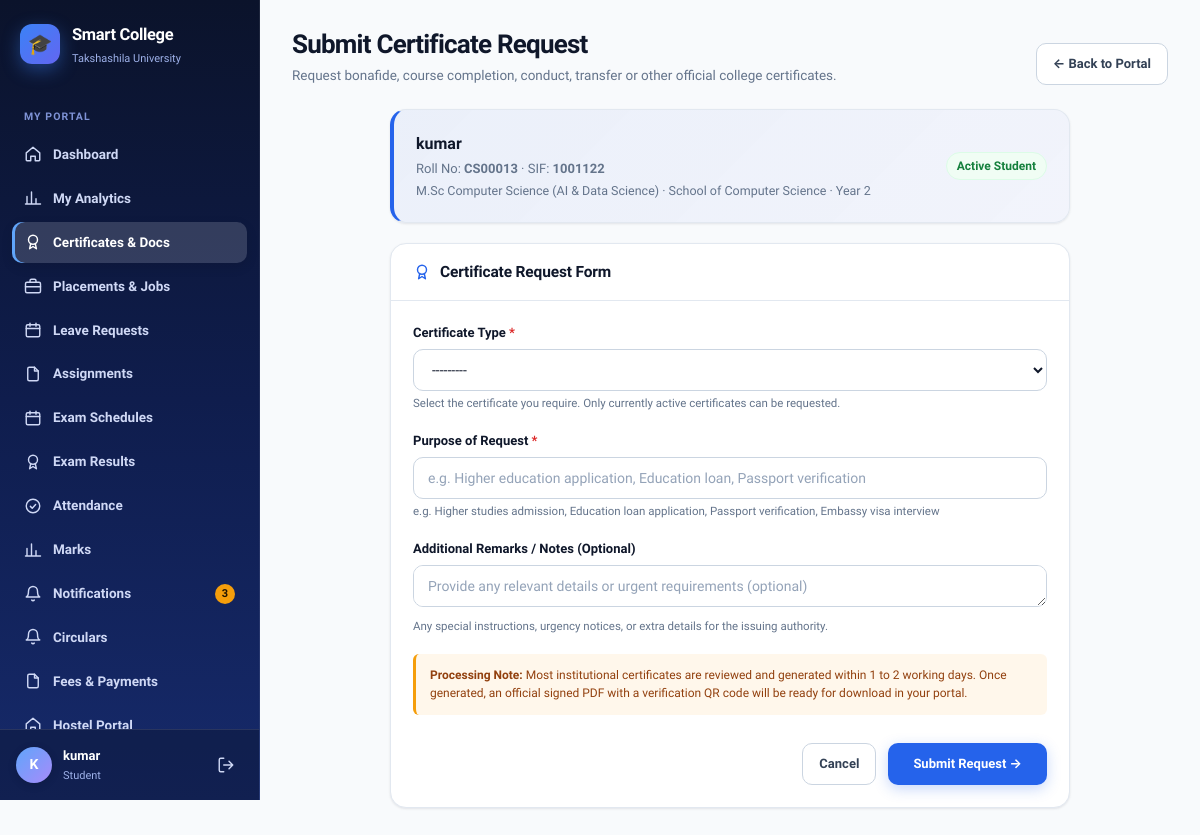
Screenshot of /certificates/request/ (signed in) with the database file from the repository.
### students/models.py (models this page shows, shortened)
class Student(models.Model):
    user = models.OneToOneField(
        User,
        on_delete=models.CASCADE,
        null=True,
        blank=True
    )
    name = models.CharField(max_length=100)
    roll_no = models.CharField(max_length=20, unique=True)
    sif_number = models.CharField(
        max_length=30,
        unique=True,
        null=True,
        blank=True,
        help_text="7-digit unique University SIF number (auto-generated if left blank)"
    )
    email = models.EmailField()
    department = models.ForeignKey(
        Department,
        on_delete=models.CASCADE
    )
    course = models.ForeignKey(
        Course,
        on_delete=models.SET_NULL,
        null=True,
        blank=True
    )
    year = models.IntegerField()
    is_approved = models.BooleanField(default=True)
    parent_name = models.CharField(max_length=100, blank=True)
    parent_phone = models.CharField(max_length=20, blank=True)
    phone = models.CharField(max_length=20, blank=True)
    admission_date = models.DateField(default=timezone.now)
    is_active = models.BooleanField(default=True)

class Course(models.Model):
    name = models.CharField(max_length=100)
    department = models.ForeignKey(
        Department,
        on_delete=models.CASCADE,
        related_name="courses"
    )

class Department(models.Model):
    name = models.CharField(max_length=100)

### certificates/views.py (the view)
# urls.py: path("request/", views.certificate_request_create, name="certificate_request_create"),
@login_required(login_url="/accounts/login/")
def certificate_request_create(request):
    ctx_role = get_user_role(request.user)
    student = ctx_role["student"]
    if not student:
        messages.error(request, "Only enrolled students can request certificates.")
        return redirect("certificates_admin_dashboard" if ctx_role["is_officer"] else "/accounts/login/")
    if request.method == "POST":
        form = CertificateRequestForm(request.POST, student=student)
        if form.is_valid():
            req_obj = form.save(commit=False)
            req_obj.student = student
            req_obj.request_id = CertificateRequest.generate_next_request_id()
            req_obj.status = CertificateRequest.STATUS_PENDING
            req_obj.save()
            messages.success(request, f"Certificate request {req_obj.request_id} has been submitted!")
            notify_user(
                request.user,
                title=f"Certificate Requested: {req_obj.request_id}",
                message=f"Request for {req_obj.certificate_type.name} submitted successfully.",
                link=f"/certificates/detail/{req_obj.pk}/",
            )
            return redirect("certificates_student_portal")
    else:
        initial_type = request.GET.get("type")
        initial = {}
        if initial_type:
            ct = CertificateType.objects.filter(code=initial_type, is_active=True).first()
            if ct:
                initial["certificate_type"] = ct
        form = CertificateRequestForm(initial=initial, student=student)
    return render(request, "certificates/request_form.html", {"form": form, "student": student})

### certificates/forms.py (shortened to what this page needs)
class CertificateRequestForm(forms.ModelForm):
    class Meta:
        model = CertificateRequest
        fields = ["certificate_type", "purpose", "additional_remarks"]
        widgets = {
            "certificate_type": forms.Select(attrs={"class": "select", "id": "id_certificate_type"}),
            "purpose": forms.TextInput(attrs={
                "class": "input",
                "placeholder": "e.g. Higher education application, Education loan, Passport verification",
                "required": True,
            }),
            "additional_remarks": forms.Textarea(attrs={
                "class": "input",
                "rows": 3,
                "placeholder": "Provide any relevant details or urgent requirements (optional)",
            }),
        }
    def __init__(self, *args, **kwargs):
        self.student = kwargs.pop("student", None)
        super().__init__(*args, **kwargs)
        self.fields["certificate_type"].queryset = CertificateType.objects.filter(is_active=True).order_by("name")

### accounts/context_processors.py (called while the page is built)
def _has_faculty(user):
    if not user or not user.is_authenticated:
        return False
    if Student.objects.filter(user=user).exists():
        return False
    return (
        Faculty.objects.filter(user=user).exists()
        or (bool(user.email) and Faculty.objects.filter(email=user.email).exists())
    )

### certificates/models.py (called while the page is built)
    def __str__(self):
        return self.name

### certificates/services.py (called while the page is built)
def get_user_role(user):
    student = Student.objects.filter(user=user).select_related("course", "department").first()
    faculty = Faculty.objects.filter(user=user).first() or Faculty.objects.filter(email=user.email).first()
    is_admin = bool(user and (user.is_superuser or user.is_staff))
    if is_admin:
        role = "admin"
    elif student:
        role = "student"
    elif faculty:
        role = "faculty"
    else:
        role = "guest"
    return {
        "role": role,
        "student": student,
        "faculty": faculty,
        "is_admin": is_admin,
        "is_officer": is_admin,
    }

### certificates/templates/certificates/request_form.html (shortened to what this page needs)
{% extends "base.html" %}
{% block page_title %}Submit Certificate Request{% endblock %}
{% block page_sub %}Request bonafide, course completion, conduct, transfer or other official college certificates.{% endblock %}
{% block page_actions %}
    <a href="{% url 'certificates_student_portal' %}" class="btn btn-ghost">
        ← Back to Portal
    </a>
{% endblock %}
{% block content %}
<div style="max-width: 680px; margin: 0 auto;">
    <div class="card" style="margin-bottom: 20px; background: linear-gradient(135deg, rgba(29, 78, 216, 0.06) 0%, rgba(99, 102, 241, 0.04) 100%); border-left: 4px solid var(--brand);">
        <div class="card-body" style="display: flex; justify-content: space-between; align-items: center; flex-wrap: wrap; gap: 14px;">
            <div>
                <div style="font-weight: 800; font-size: 16px; color: var(--text);">{{ student.name }}</div>
                <div class="muted" style="font-size: 13px; margin-top: 2px;">
                    Roll No: <strong>{{ student.roll_no }}</strong> · SIF: <strong>{{ student.sif_number|default:"N/A" }}</strong>
                </div>
                <div class="muted" style="font-size: 12.5px; margin-top: 2px;">
                    {{ student.course.name|default:"General Degree" }} · {{ student.department.name }} · Year {{ student.year }}
                </div>
            </div>
            <div>
                <span class="badge green" style="font-size: 12px;">Active Student</span>
            </div>
        </div>
    </div>
    <div class="card">
        <div class="card-head">
            <div class="card-title">
                <svg class="icon"><use href="#i-award"/></svg>
                <span>Certificate Request Form</span>
            </div>
        </div>
        <div class="card-body">
            <form method="POST">
                <div style="display: flex; flex-direction: column; gap: 18px;">
                    <div>
                        <label for="{{ form.certificate_type.id_for_label }}" style="font-weight: 700; font-size: 13px; margin-bottom: 6px; display: block;">
                            Certificate Type <span style="color: var(--danger);">*</span>
                        </label>
                        {{ form.certificate_type }}
                        <div class="muted" style="font-size: 11.5px; margin-top: 4px;">
                            Select the certificate you require. Only currently active certificates can be requested.
                        </div>
                    </div>
                    <div>
                        <label for="{{ form.purpose.id_for_label }}" style="font-weight: 700; font-size: 13px; margin-bottom: 6px; display: block;">
                            Purpose of Request <span style="color: var(--danger);">*</span>
                        </label>
                        {{ form.purpose }}
                        <div class="muted" style="font-size: 11.5px; margin-top: 4px;">
                            e.g. Higher studies admission, Education loan application, Passport verification, Embassy visa interview
                        </div>
                    </div>
                    <div>
                        <label for="{{ form.additional_remarks.id_for_label }}" style="font-weight: 700; font-size: 13px; margin-bottom: 6px; display: block;">
                            Additional Remarks / Notes (Optional)
                        </label>
                        {{ form.additional_remarks }}
                        <div class="muted" style="font-size: 11.5px; margin-top: 4px;">
                            Any special instructions, urgency notices, or extra details for the issuing authority.
                        </div>
                    </div>
                    <div style="background: rgba(245, 158, 11, 0.08); border-left: 3px solid #f59e0b; padding: 12px 14px; border-radius: 6px; font-size: 12px; color: #92400e;">
                        <strong>Processing Note:</strong> Most institutional certificates are reviewed and generated within 1 to 2 working days. Once generated, an official signed PDF with a verification QR code will be ready for download in your portal.
                    </div>
                    <div style="display: flex; justify-content: flex-end; gap: 12px; margin-top: 10px;">
                        <a href="{% url 'certificates_student_portal' %}" class="btn btn-ghost">Cancel</a>
                        <button type="submit" class="btn btn-primary" style="padding: 10px 24px; font-weight: 700;">
                            Submit Request →
                        </button>
                    </div>
                </div>
            </form>
        </div>
    </div>
</div>
{% endblock %}

### templates/base.html (shortened to what this page needs)
{% load static %}<!DOCTYPE html>
<html lang="en">
<head>
    <link rel="stylesheet" href="{% static 'css/theme.css' %}">
</head>
<body>
<div class="app">
    <aside class="sidebar" id="sidebar">
        <a class="brand" href="{{ nav_home }}">
            <span class="brand-mark">🎓</span>
            <span>
                <div class="brand-name">Smart College</div>
                <div class="brand-sub">Takshashila University</div>
            </span>
        </a>
        <nav class="nav">
            {% for group in nav_groups %}
                {% if group.label %}<div class="nav-label">{{ group.label }}</div>{% endif %}
                {% for item in group.items %}
                    <a class="nav-link {% if item.active %}active{% endif %}" href="{{ item.url }}">
                        <svg class="icon"><use href="#i-{{ item.icon }}"/></svg>
                        <span>{{ item.label }}</span>
                        {% if item.badge %}<span class="nav-badge">{{ item.badge }}</span>{% endif %}
                    </a>
                {% endfor %}
            {% endfor %}
        </nav>
        <div class="sidebar-foot">
            <div class="avatar">{{ nav_initial }}</div>
            <div class="who">
                <div class="who-name">{{ nav_display }}</div>
                <div class="who-role">{{ nav_role_label }}</div>
            </div>
            <a class="logout" href="/accounts/logout/" title="Log out"><svg class="icon"><use href="#i-logout"/></svg></a>
        </div>
    </aside>
    <div class="main">
        <main class="page">
            <div class="page-head">
                <div>
                    <h1 class="page-title">{% block page_title %}{% endblock %}</h1>
                    <div class="page-sub">{% block page_sub %}{% endblock %}</div>
                </div>
                <div class="head-actions">{% block page_actions %}{% endblock %}</div>
            </div>
            {% block content %}{% endblock %}
        </main>
    </div>
</div>
</body>
</html>

### rows the page displays
Student: name "kumar", roll_no "CS00013", sif_number "1001122", course.name "M.Sc Computer Science (AI & Data Science)", department.name "School of Computer Science", year "2"

### other values shown
{{ group.label }} "MY PORTAL"
{{ item.label }} "Dashboard" "My Analytics" "Certificates & Docs" "Placements & Jobs" "Leave Requests" "Assignments" "Exam Schedules" "Exam Results" "Attendance" "Marks" "Notifications" "Circulars" "Fees & Payments" "Hostel Portal"
{{ item.badge }} "3"
{{ nav_initial }} "K"
{{ nav_role_label }} "Student"
